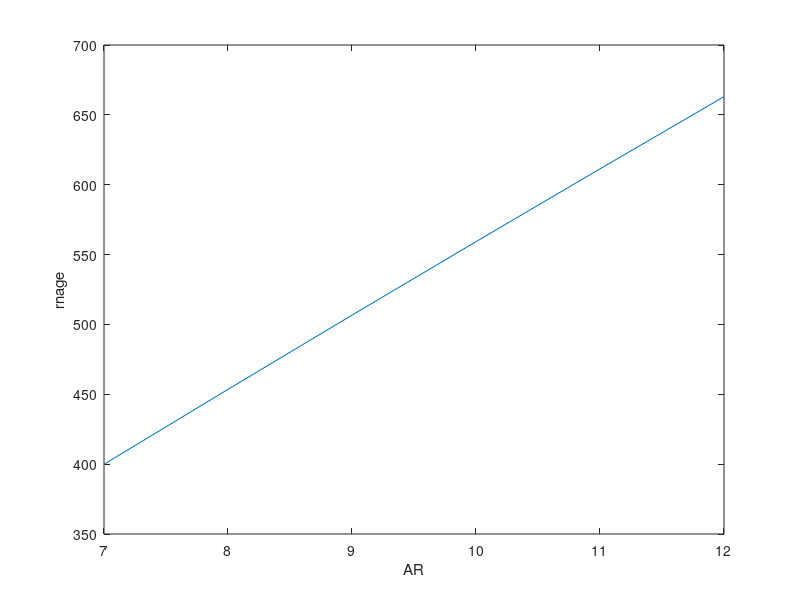

This figure's MATLAB source:
%% Following Civil Jet Aircraft Design, L.R.Jenkinson, pg 132 - 144
%  Tom Gilbert
%  All SI units

close all; clear all; clc;

%% Payload Group
pssngr_cpcty = 190;    %number of passengers
unt_pssngr_mss = 105;  %mass per passenger
M_PAY = pssngr_cpcty * unt_pssngr_mss;

%% Wing group - Jenkinson - pg 134
% Wing mass estimate
% Values
MTOM = 61100;
NULT = 3.75; % from pg 134
SREF = 122.6; %http://www.modernairliners.com/airbus-a320-introduction/airbus-a320-specs/
ARW = [7,8,9,10,11,12]; %http://www.modernairliners.com/airbus-a320-introduction/airbus-a320-specs/
TRW = 0.24; % https://booksite.elsevier.com/9780340741528/appendices/data-a/table-1/table.htm
TCW = 0.15; % preliminary investigation (Raymer)
WSWEEP = 25; % http://www.modernairliners.com/airbus-a320-introduction/airbus-a320-specs/

M_W = 274.32; % guess
M_F = 12000; %0.19 of inital mass
M_PAY = 190 * 105; % passenger capacity * mass per passenger
M_OE = 29544; % 61103.818616 - 1.1610e+04 - (190*105), initial mass - 0.19 fuel frac - payload
M_eng = 5845/2; % cell F15 on Richard's "Estimated propulsion data"
B_IE = 11.51; %http://www.fly-car.de/local/media/formulare/airbusindustries.pdf pg 3
B_OE = 0;
B = 34.1; %http://www.fly-car.de/local/media/formulare/airbusindustries.pdf pg 3
V_D = 230; % guess - hard to tell what units they want?

% Inertia Relief
R = M_W + M_F + ((2*M_eng*B_IE)/(0.4*B)) + ((2*M_eng*B_OE)/(0.4*B));

% Wing mass calculation
%M_W_new = 0.021265 * (MTOM * NULT)^0.4843 * SREF^0.7819 * ARW^0.993 * ...
    (1 + TRW)^0.4 * (((1 - (R/MTOM))^0.4) / (WSWEEP * TCW^0.4));

%fprintf("Jenkinson's wing mass is %f kg \n", M_W_new)


%% Wing group -  Howe - Pg 157 to 158
C_1 = 0.009;

M_W_HOWE = C_1 .* (ARW.^0.5 .* SREF .* sec((pi/180).*WSWEEP) .* ((1+2.*TRW)/(3+3.*TRW)) ...
    .* (MTOM/SREF) .* (1.65 .* 3.5).^0.3 .* (V_D/TCW).^0.5).^0.9;

fprintf("Howe's wing mass is %f kg \n", M_W_HOWE)

%% Tail group - Jenkinson - pg 135
% Mass can be reduced by 20% if using composite over aluminium
S_H = 12; % Guess
S_V = 12; % Guess
k_H = 25; % pg 135 Civil Jet Aircraft Design
k_V = 28; % pg 135 Civil Jet Aircraft Design

M_H = S_H * k_H;
M_V = S_V * k_V;

M_T = M_H + M_V;

fprintf("Tail mass is %f kg \n", M_T)

%% Body fuselage mass - Jenkinson - pg 136
L_F = 37.57; % http://www.fly-car.de/local/media/formulare/airbusindustries.pdf
D_F = 4; % http://www.modernairliners.com/airbus-a320-introduction/airbus-a320-specs/

M_B = (0.039 * (L_F * 2 * D_F * V_D^0.5)^1.5) *1.08;

fprintf("Jenkinson's fuselage mass is %f kg \n", M_B)

%% Body fuselage mass - Howe - pg 153
C_2 = 0.83;
p = 0.752 - 0.3;

M_B_HOWE = C_2 * p * (9.75 + (5.84 * B)) * ((2*L_F)/(2 * D_F) - 1.5) * (2 * D_F)^2;
fprintf("Howe's fuselage mass is %f kg \n", M_B_HOWE)

%% Nacelle mass - Jenkinson
T = 115000*2; % http://www.modernairliners.com/airbus-a320-introduction/airbus-a320-specs/
M_N = 6.8*(T/1000);

fprintf("Nacelle mass is %f kg \n", M_N)

%% Landing gear mass - Jenkinson
M_UC = 0.0445 * MTOM;

fprintf("Landing gear mass is %f kg \n", M_UC)

%% Surface controls - Jenkinson
M_SC = 0.4 * MTOM^0.684;

fprintf("Surface controls mass is %f kg \n", M_SC)

%% Total mass - Jenkinson
M_TOTAL_JENKS = M_W_HOWE + M_B + M_N + M_UC + M_SC + M_PAY;
fprintf("Total mass for Jenkinson's (adjusted Howe wing) is %f kg \n", M_TOTAL_JENKS)

%% Total mass - Jenkinson
M_TOTAL_HOWE = M_W_HOWE + M_B_HOWE + M_N + M_UC + M_SC + M_PAY;
fprintf("Total mass for Howe's (using remainder Jenkinson's) is %f kg \n", M_TOTAL_HOWE)

cl = (M_TOTAL_HOWE.*9.81)./((0.5*0.4671*(230^2)*122))
cd = (cl.^2)./(pi*ARW)
SFC = 0.6

range =  (V_D/9.81) * 1/SFC  * (cl./cd) * log(M_TOTAL_HOWE/(M_TOTAL_HOWE*0.8))

plot(ARW,range)
xlabel('AR')
ylabel('rnage')